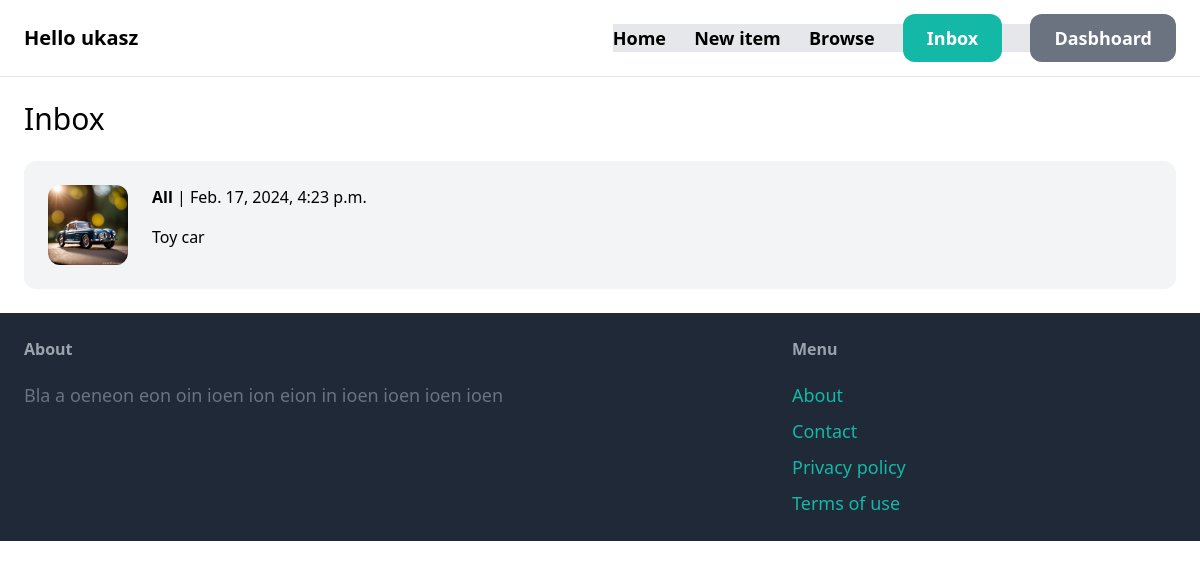
The page /inbox/ (signed in) on the database its author committed.
### conversation/models.py (models this page shows)
class Conversation(models.Model):
    item = models.ForeignKey(Item, related_name="conversations", on_delete=models.CASCADE)
    members = models.ManyToManyField(User, related_name="conversations")
    created_at = models.DateTimeField(auto_now_add=True)
    modified_at = models.DateTimeField(auto_now=True)
    class Meta:
        ordering = ("-modified_at",)

### item/models.py (models this page shows, shortened)
class Item(models.Model):
    category    = models.ForeignKey(Category, related_name="items", on_delete=models.CASCADE)
    name        = models.CharField(max_length=120)
    description = models.TextField(blank=True, null=True)
    price       = models.FloatField()
    image       = models.ImageField(upload_to="item_images", blank=True, null=True)
    is_sold     = models.BooleanField(default=False)
    created_by  = models.ForeignKey(User, related_name="items", on_delete=models.CASCADE)
    created_at  = models.DateTimeField(auto_now_add=True)

### conversation/views.py (the view)
# urls.py: path("", views.inbox_view, name="inbox-view"),
@login_required
def inbox_view(request):
    conversations = Conversation.objects.filter(members__in=[request.user.id])
    context = {"conversations": conversations}
    return render(request, "conversation/conv_inbox.html", context)

### conversation/templates/conversation/conv_inbox.html (shortened to what this page needs)
{% extends "core/core_base.html" %}
{% block content %}
<h1 class="mb-6 text-3xl">Inbox</h1>
<div class="space-y-6">
    {% for conversation in conversations %}
        <a href="{% url "conversation:detail-view" conversation.id %}">
            <div class="p-6 flex bg-gray-100 rounded-xl">
                <div class="pr-6">
                    <img src="{{ conversation.item.image.url }}" class="w-20 rounded-xl">
                </div>
                <div>
                    {% for member in conversation.members.all %}
                        {% if member != request.user %}
                            <p class="mb-4"><strong>{{ member.username }}</strong> | {{ conversation.modified_at }}</p>
                            <p>{{ conversation.item.name }}</p>
                        {% endif %}
                    {% endfor %}
                </div>
            </div>
        </a>
    {% endfor %}
</div>
{% endblock content %}

### core/templates/core/core_base.html (shortened to what this page needs)
<!DOCTYPE html>
<html>
  <head>
    <script src="https://cdn.tailwindcss.com"></script>
  </head>
  <body>
    <nav class="px-6 py-6 flex justify-between items-center border-b border-gary-200">
      <a href="/" class="text-xl font-semibold">Hello {{ request.user }}</a>
      <div class="space-x-6 bg-gray-200">
        <a href="{% url 'core:index-view' %}" class="text-lg font-semibold hover:text-gray-500">Home</a>
        <a href="{% url 'item:new-view' %}" class="text-lg font-semibold hover:text-gray-500">New item</a>
        <a href="{% url 'item:items-view' %}" class="text-lg font-semibold hover:text-gray-500">Browse</a>
        {% if request.user.is_authenticated %}
        <a href="{% url "conversation:inbox-view" %}" class="px-6 py-3 text-lg font-semibold bg-teal-500 text-white rounded-xl hover:bg-teal-700">Inbox</a>
        <a href="{% url "dashboard:index-view" %}" class="px-6 py-3 text-lg font-semibold bg-gray-500 text-white rounded-xl hover:bg-gray-700">Dasbhoard</a>
        {% else %}
          <a href="{% url 'core:signup-view' %}" class="px-6 py-3 text-lg font-semibold bg-teal-500 text-white rounded-xl hover:bg-teal-700">Sign up</a>
          <a href="{% url 'core:login-view' %}" class="px-6 py-3 text-lg font-semibold bg-gray-500 text-white rounded-xl hover:bg-gray-700">Login</a>
        {% endif %}
      </div>
    </nav>
    <div class="px-6 py-6">
        {% block content %}{% endblock content %}
    </div>
    <footer class="py-6 px-6 flex justify-between bg-gray-800">
      <div class="w-2/3 pr-10">
        <h3 class="mb-5 font-semibold text-gray-400">About</h3>
        <p class="text-lg text-gray-500"> Bla a oeneon eon oin ioen ion eion in ioen ioen ioen ioen </p>
      </div>
      <div class="w-1/3">
        <h3 class="mb-5 font-semibold text-gray-400">Menu</h3>
        <ul class="space-y-2">
          <li><a href="#" class="text-lg text-teal-500 hover:text-teal-700">About</a></li>
          <li><a href="{% url "core:contact-view" %}" class="text-lg text-teal-500 hover:text-teal-700">Contact</a></li>
          <li><a href="#" class="text-lg text-teal-500 hover:text-teal-700">Privacy policy</a></li>
          <li><a href="#" class="text-lg text-teal-500 hover:text-teal-700">Terms of use</a></li>
        </ul>
      </div>
    </footer>
  </body>
</html>

### rows shown on the page
Conversation: item.image (picture), modified_at "Feb. 17, 2024, 4:23 p.m.", item.name "Toy car"

### other values the page prints
{{ request.user }} "ukasz"
{{ member.username }} "All"
